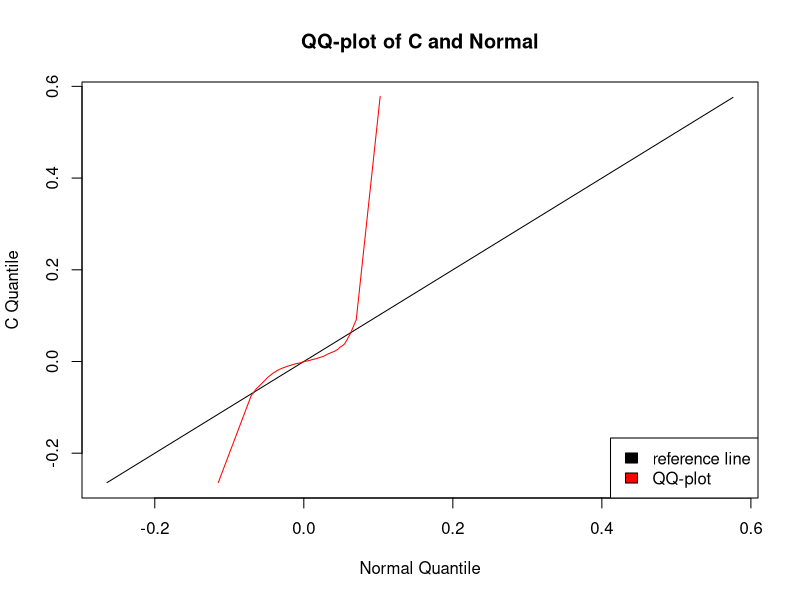

Write R code to recreate this figure. (Note: this script raises an error after producing the figure.)
rm(list=ls())
d = read.table("d-csp0108.txt", header=TRUE)

names = c('C', 'SP')

for (k in 2:3) {
	p = seq(0, 1, 0.01)
	Q_data = quantile(d[,k], probs = p)
	Q_norm = quantile(rnorm(length(d[,k]), mean = mean(d[,k]), sd = sd(d[,k])), probs = p)
	# Q_norm = qnorm(p, mean = mean(d[,k]), sd = sd(d[,k]))
	
	refLine = seq(min(Q_data), max(Q_data), 0.01)
	plot(refLine, refLine, main = sprintf("QQ-plot of %s and Normal", names[k-1]), 
		xlab = "Normal Quantile", ylab = sprintf("%s Quantile", names[k-1]), col = 'black', type = 'l')
	lines(Q_norm, Q_data, col = 'red')
	legend("bottomright", legend = c('reference line', 'QQ-plot'), fill = c('black', 'red'))
	
	dev.copy(png, sprintf("plots/plotb%d.png", k-1))
	dev.off ()
}